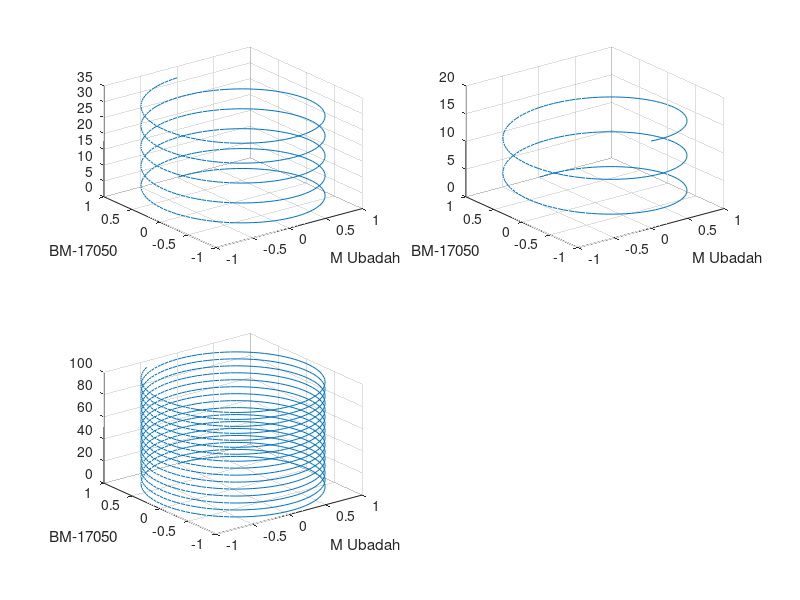

MATLAB code to generate this figure:
clc;
clear all;
close all;

subplot(2,2,1)
t = 0:pi/50:10*pi;
st = sin(t);
ct = cos(t);
plot3(st,ct,t)
xlabel("M Ubadah")
ylabel("BM-17050")
grid on

subplot(2,2,2)
t = 0:pi/50:5*pi;
st = sin(t);
ct = cos(t);
plot3(st,ct,t)
xlabel("M Ubadah")
ylabel("BM-17050")
grid on


subplot(2,2,3)
t = 0:pi/50:100;
length(t)
st = sin(t);
ct = cos(t);
plot3(st,ct,t)
xlabel("M Ubadah")
ylabel("BM-17050")
grid on